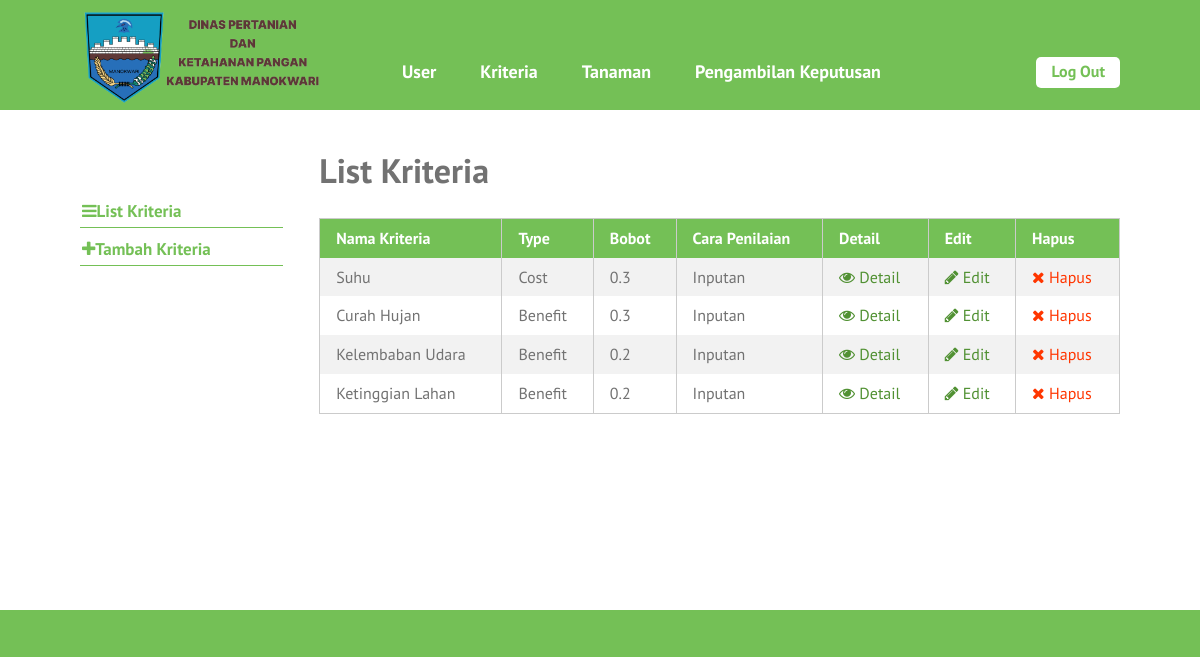
The page /list-kriteria.php (signed in) on the database its author committed.
### tables this page shows
CREATE TABLE `kriteria` (
  `id_kriteria` int(10) NOT NULL,
  `nama` varchar(30) NOT NULL,
  `type` enum('benefit','cost') NOT NULL,
  `bobot` float NOT NULL,
  `ada_pilihan` tinyint(1) DEFAULT NULL,
  `urutan_order` int(2) NOT NULL
);

### list-kriteria.php (the view, shortened to what this page needs)
<?php require_once('includes/init.php'); ?>
<?php
require_once('template-parts/header.php');
?>
	<div class="main-content-row">
	<div class="container clearfix">
		<?php include_once('template-parts/sidebar-kriteria.php'); ?>
		<div class="main-content the-content">
			<h1>List Kriteria</h1>
			<?php
			$query = $pdo->prepare('SELECT * FROM kriteria ');
			$query->execute();
			$query->setFetchMode(PDO::FETCH_ASSOC);
			if($query->rowCount() > 0):
			?>
			<table class="pure-table pure-table-striped">
				<thead>
					<tr>
						<th>Nama Kriteria</th>
						<th>Type</th>
						<th>Bobot</th>
						<th>Cara Penilaian</th>
						<th>Detail</th>
						<th>Edit</th>
						<th>Hapus</th>
					</tr>
				</thead>
				<tbody>
					<?php while($hasil = $query->fetch()): ?>
						<tr>
							<td><?php echo $hasil['nama']; ?></td>
							<td>
							<?php
							if($hasil['type'] == 'benefit') {
								echo 'Benefit';
							} elseif($hasil['type'] == 'cost') {
								echo 'Cost';
							}
							?>
							</td>
							<td><?php echo $hasil['bobot']; ?></td>
							<td><?php echo ($hasil['ada_pilihan']) ? 'Pilihan': 'Inputan'; ?></td>
							<td><a href="single-kriteria.php?id=<?php echo $hasil['id_kriteria']; ?>"><span class="fa fa-eye"></span> Detail</a></td>
							<td><a href="edit-kriteria.php?id=<?php echo $hasil['id_kriteria']; ?>"><span class="fa fa-pencil"></span> Edit</a></td>
							<td><a href="hapus-kriteria.php?id=<?php echo $hasil['id_kriteria']; ?>" class="red yaqin-hapus"><span class="fa fa-times"></span> Hapus</a></td>
						</tr>
					<?php endwhile; ?>
				</tbody>
			</table>
			<?php else: ?>
				<p>Maaf, belum ada data untuk kriteria.</p>
			<?php endif; ?>
		</div>
	</div>
	</div>
<?php
require_once('template-parts/footer.php');

### stylesheets/style.css (style rules this page uses)
html,body,div,span,applet,object,iframe,h1,h2,h3,h4,h5,h6,p,blockquote,pre,a,abbr,acronym,address,big,cite,code,del,dfn,em,img,ins,kbd,q,s,samp,small,strike,strong,sub,sup,tt,var,b,u,i,center,dl,dt,dd,ol,ul,li,fieldset,form,label,legend,table,caption,tbody,tfoot,thead,tr,th,td,article,aside,canvas,details,embed,figure,figcaption,footer,header,hgroup,menu,nav,output,ruby,section,summary,time,mark,audio,video { margin:0;padding:0;border:0;font-size:100%;vertical-align:baseline }
body { line-height:1 }
table { border-collapse:collapse;border-spacing:0 }
*,*:before,*:after { -moz-box-sizing:border-box;-webkit-box-sizing:border-box;box-sizing:border-box }
.clearfix:before,.clearfix:after { content:" ";display:table }
.clear,.clearfix:after { clear:both }
a { color:#74c056;text-decoration:none }
.container { max-width:1100px;margin:0 auto;position:relative;padding:0 30px }
body { background:#74c056;font-family:"PT Sans",sans-serif;color:#727272;font-size:14px;line-height:1.3;font-weight:500 }
h1,h2,h3,h4,h5,h6 { font-weight:300 }
.pure-table { border-collapse:collapse;border-spacing:0;empty-cells:show;border:1px solid #cbcbcb;width:100% }
.pure-table td,.pure-table th { border-left:1px solid #cbcbcb;border-width:0 0 0 1px;font-size:inherit;margin:0;overflow:visible;padding:0.5em 1em }
.pure-table td:first-child,.pure-table th:first-child { border-left-width:0 }
.pure-table thead { background-color:#74c056;color:#fff;text-align:left;vertical-align:bottom }
.pure-table thead th { color:#fff }
.pure-table td { background-color:transparent }
.pure-table-striped tr:nth-child(2n-1) td { background-color:#f2f2f2 }
.the-content { font-size:16px;line-height:1.42857 }
.the-content a { color:#519133 }
.the-content h1,.the-content h2,.the-content h3,.the-content h4,.the-content h5,.the-content h6 { font-weight:700 }
.the-content h1 { font-size:34px;margin:0.8em 0 0.8em;padding:0;line-height:1.2 }
.the-content blockquote,.the-content table,.the-content p,.the-content ul,.the-content ol,.the-content dd,.the-content pre,.the-content iframe,.the-content .flxmap-container,.the-content hr { margin-bottom:1em }
.the-content table { margin-bottom:50px }
.the-content>h1:first-child,.the-content>h3:first-child,.the-content>h2:first-child { margin-top:0 }
.fa { display:inline-block;font:normal normal normal 14px/1 FontAwesome;font-size:inherit;text-rendering:auto;-webkit-font-smoothing:antialiased;-moz-osx-font-smoothing:grayscale }
.fa-remove:before,.fa-close:before,.fa-times:before { content:"\f00d" }
.fa-pencil:before { content:"\f040" }
.fa-eye:before { content:"\f06e" }
button,a { -webkit-transition:all .2s ease;-moz-transition:all .2s ease;-o-transition:all .2s ease;transition:all 0.2s ease }
span.red,a.red,.the-content span.red,.the-content a.red { color:#ff3600 }
.main-content { float:right;width:77%;padding:40px 0 }

### rows shown on the page
kriteria: nama "Suhu", type "Cost", bobot "0.3", ada_pilihan "Inputan"
kriteria: nama "Curah Hujan", type "Benefit", bobot "0.3", ada_pilihan "Inputan"
kriteria: nama "Kelembaban Udara", type "Benefit", bobot "0.2", ada_pilihan "Inputan"
kriteria: nama "Ketinggian Lahan", type "Benefit", bobot "0.2", ada_pilihan "Inputan"
